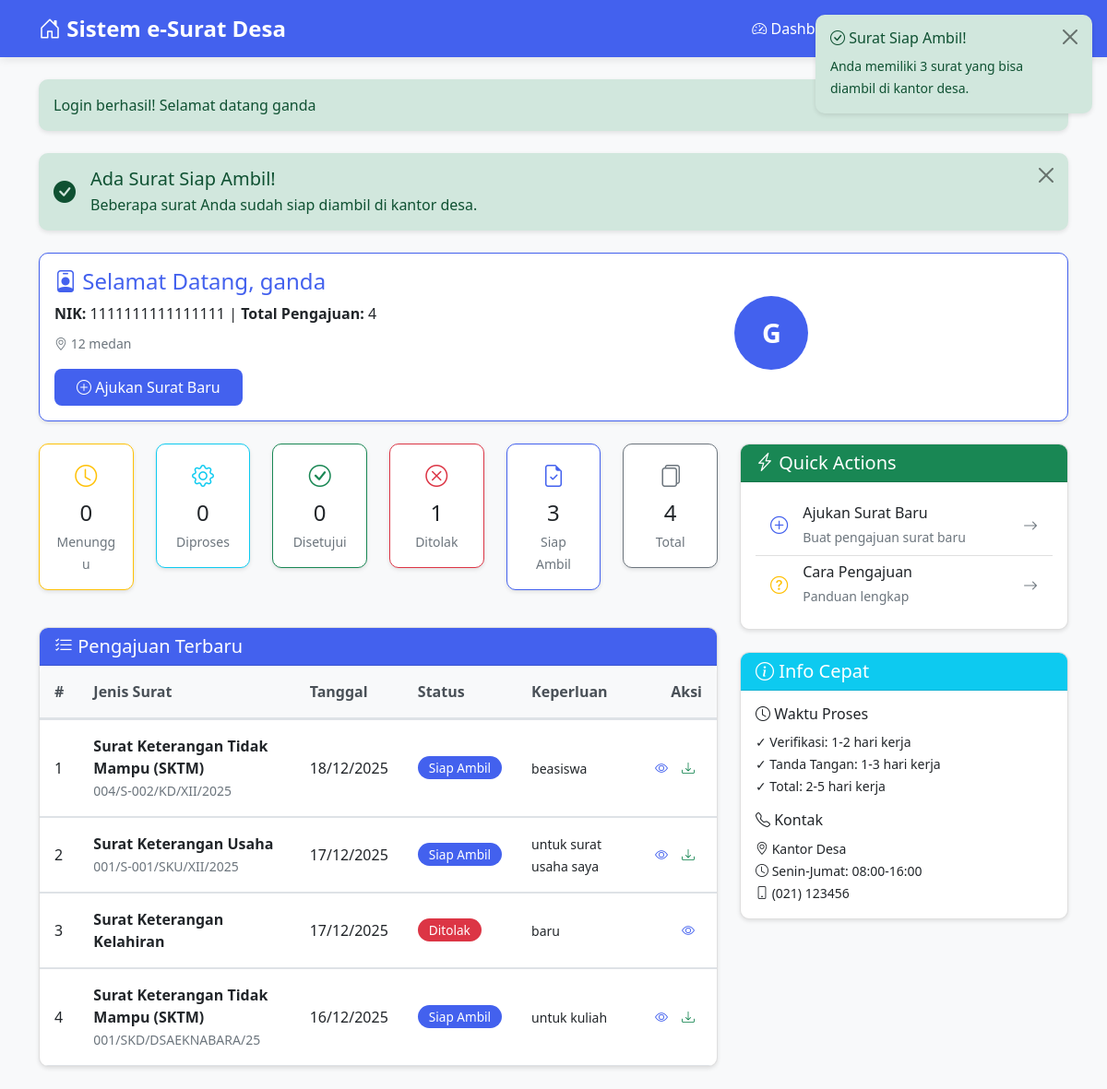
The app's page /penduduk/dashboard.php (signed in) with its own data.
### tables this page shows
CREATE TABLE `penduduk` (
  `id` int(11) NOT NULL,
  `nik` varchar(20) NOT NULL,
  `nama` varchar(100) NOT NULL,
  `tempat_lahir` varchar(50) NOT NULL,
  `tanggal_lahir` date NOT NULL,
  `alamat` text NOT NULL,
  `no_telp` varchar(15) DEFAULT NULL,
  `password` varchar(255) NOT NULL,
  `created_at` timestamp NOT NULL DEFAULT current_timestamp()
);

CREATE TABLE `pengajuan_surat` (
  `id` int(11) NOT NULL,
  `penduduk_id` int(11) NOT NULL,
  `jenis_surat_id` int(11) NOT NULL,
  `keperluan` text NOT NULL,
  `berkas_pendukung` varchar(255) DEFAULT NULL,
  `status` enum('menunggu','diproses','disetujui','ditolak','siap_ambil') DEFAULT 'menunggu',
  `catatan_admin` text DEFAULT NULL,
  `nomor_surat` varchar(50) DEFAULT NULL,
  `tanggal_pengajuan` timestamp NOT NULL DEFAULT current_timestamp(),
  `tanggal_verifikasi` timestamp NULL DEFAULT NULL,
  `tanggal_ttd` timestamp NULL DEFAULT NULL
);

CREATE TABLE `jenis_surat` (
  `id` int(11) NOT NULL,
  `kode_surat` varchar(10) NOT NULL,
  `nama_surat` varchar(100) NOT NULL,
  `template` text DEFAULT NULL,
  `created_at` timestamp NOT NULL DEFAULT current_timestamp()
);

### penduduk/dashboard.php (the view, shortened to what the rows shown need)
<?php
require_once '../config.php';
$user_id = $_SESSION['user_id'];
$stmt = $pdo->prepare("SELECT * FROM penduduk WHERE id = ?");
$stmt->execute([$user_id]);
$penduduk = $stmt->fetch(PDO::FETCH_ASSOC);
$stmt = $pdo->prepare("SELECT COUNT(*) as total FROM pengajuan_surat WHERE penduduk_id = ?");
$stmt->execute([$user_id]);
$total_pengajuan = $stmt->fetch(PDO::FETCH_ASSOC)['total'];
$stmt = $pdo->prepare("
    SELECT p.*, j.nama_surat, j.kode_surat
    FROM pengajuan_surat p
    JOIN jenis_surat j ON p.jenis_surat_id = j.id
    WHERE penduduk_id = ?
    ORDER BY tanggal_pengajuan DESC
    LIMIT 5
");
$stmt->execute([$user_id]);
$pengajuan_terbaru = $stmt->fetchAll(PDO::FETCH_ASSOC);
?>
<!DOCTYPE html>
<html lang="id">
<head>
    <link href="https://cdn.jsdelivr.net/npm/bootstrap@5.1.3/dist/css/bootstrap.min.css" rel="stylesheet">
    <link rel="stylesheet" href="../style.css">
    <link rel="stylesheet" href="https://cdn.jsdelivr.net/npm/bootstrap-icons@1.8.1/font/bootstrap-icons.css">
</head>
<body>
    <div class="container mt-4">
        <div class="card mb-4 border-primary">
            <div class="card-body">
                <div class="row align-items-center">
                    <div class="col-md-8">
                        <h4 class="card-title text-primary">
                            <i class="bi bi-person-badge"></i> Selamat Datang, <?php echo $penduduk['nama']; ?>
                        </h4>
                        <p class="card-text mb-2">
                            <strong>NIK:</strong> <?php echo $penduduk['nik']; ?> |
                            <strong>Total Pengajuan:</strong> <?php echo $total_pengajuan; ?>
                        </p>
                        <p class="card-text text-muted mb-3">
                            <small><i class="bi bi-geo-alt"></i> <?php echo $penduduk['alamat']; ?></small>
                        </p>
                        <div class="btn-group">
                            <a href="ajukan_surat.php" class="btn btn-primary">
                            </a>
                        </div>
                    </div>
                    <div class="col-md-4 text-center">
                        <div class="position-relative">
                            <div class="avatar-circle bg-primary text-white display-4 mb-2">
                                <?php echo strtoupper(substr($penduduk['nama'], 0, 1)); ?>
                            </div>
                        </div>
                    </div>
                </div>
            </div>
        </div>
        <div class="row">
            <div class="col-lg-8">
                <div class="card mb-4">
                    <div class="card-body p-0">
                        <div class="table-responsive">
                            <table class="table table-hover mb-0">
                                <thead class="table-light">
                                    <tr>
                                        <th>#</th>
                                        <th>Jenis Surat</th>
                                        <th>Tanggal</th>
                                        <th>Status</th>
                                        <th>Keperluan</th>
                                        <th class="text-end">Aksi</th>
                                    </tr>
                                </thead>
                                <tbody>
                                    <?php if (count($pengajuan_terbaru) > 0): ?>
                                        <?php foreach ($pengajuan_terbaru as $index => $row):
                                            $status_badge = [
                                                'menunggu' => 'warning',
                                                'diproses' => 'info',
                                                'disetujui' => 'success',
                                                'ditolak' => 'danger',
                                                'siap_ambil' => 'primary'
                                            ];
                                            $badge_class = $status_badge[$row['status']] ?? 'secondary';
                                            $status_text = ucfirst($row['status']);
                                            if ($row['status'] === 'siap_ambil') $status_text = 'Siap Ambil';
                                        ?>
                                            <tr>
                                                <td><?php echo $index + 1; ?></td>
                                                <td>
                                                    <div>
                                                        <strong><?php echo $row['nama_surat']; ?></strong>
                                                        <?php if ($row['nomor_surat']): ?>
                                                            <br><small class="text-muted"><?php echo $row['nomor_surat']; ?></small>
                                                        <?php endif; ?>
                                                    </div>
                                                </td>
                                                <td><?php echo date('d/m/Y', strtotime($row['tanggal_pengajuan'])); ?></td>
                                                <td>
                                                    <span class="badge bg-<?php echo $badge_class; ?>">
                                                        <?php echo $status_text; ?>
                                                    </span>
                                                </td>
                                                <td>
                                                    <small><?php echo substr($row['keperluan'], 0, 40); ?><?php echo strlen($row['keperluan']) > 40 ? '...' : ''; ?></small>
                                                </td>
                                                <td class="text-end">
                                                    <div class="btn-group btn-group-sm">
                                                        <button type="button" class="btn btn-outline-primary btn-detail"
                                                                data-bs-toggle="modal"
                                                                data-bs-target="#detailModal"
                                                                data-id="<?php echo $row['id']; ?>"
                                                                data-jenis="<?php echo htmlspecialchars($row['nama_surat']); ?>"
                                                                data-kode="<?php echo $row['kode_surat']; ?>"
                                                                data-tanggal="<?php echo date('d/m/Y H:i', strtotime($row['tanggal_pengajuan'])); ?>"
                                                                data-status="<?php echo $row['status']; ?>"
                                                                data-status-class="<?php echo $badge_class; ?>"
                                                                data-keperluan="<?php echo htmlspecialchars($row['keperluan']); ?>"
                                                                data-catatan="<?php echo htmlspecialchars($row['catatan_admin'] ?? ''); ?>"
                                                                data-nomor="<?php echo htmlspecialchars($row['nomor_surat'] ?? ''); ?>"
                                                                data-berkas="<?php echo htmlspecialchars($row['berkas_pendukung'] ?? ''); ?>">
                                                            <i class="bi bi-eye"></i>
                                                        </button>
                                                        <?php if ($row['status'] === 'siap_ambil'): ?>
                                                            <button type="button" class="btn btn-outline-success"
                                                                    onclick="alert('Silahkan ambil surat ini di kantor desa dengan menunjukkan NIK Anda.\\n\\nNomor Surat: ' + '<?php echo $row['nomor_surat'] ?? "Belum ada nomor"; ?>')">
                                                                <i class="bi bi-download"></i>
                                                            </button>
                                                        <?php endif; ?>
                                                    </div>
                                                </td>
                                            </tr>
                                        <?php endforeach; ?>
                                    <?php endif; ?>
                                </tbody>
                            </table>
                        </div>
                    </div>
                </div>
            </div>
</body>
</html>

### records on screen
penduduk: nama "ganda", nik "1111111111111111", alamat "12 medan", nama "G"
pengajuan_surat: jenis_surat.nama_surat "Surat Keterangan Tidak Mampu (SKTM)", nomor_surat "004/S-002/KD/XII/2025", tanggal_pengajuan "18/12/2025", status "Siap Ambil", keperluan "beasiswa"
pengajuan_surat: jenis_surat.nama_surat "Surat Keterangan Usaha", nomor_surat "001/S-001/SKU/XII/2025", tanggal_pengajuan "17/12/2025", status "Siap Ambil", keperluan "untuk surat usaha saya"
pengajuan_surat: jenis_surat.nama_surat "Surat Keterangan Kelahiran", tanggal_pengajuan "17/12/2025", status "Ditolak", keperluan "baru"
pengajuan_surat: jenis_surat.nama_surat "Surat Keterangan Tidak Mampu (SKTM)", nomor_surat "001/SKD/DSAEKNABARA/25", tanggal_pengajuan "16/12/2025", status "Siap Ambil", keperluan "untuk kuliah"

### other values on screen
$site_name "Sistem e-Surat Desa"
$message "Login berhasil! Selamat datang ganda"
$total_pengajuan "4"
$stats['menunggu'] "0"
$stats['diproses'] "0"
$stats['disetujui'] "0"
$stats['ditolak'] "1"
$stats['siap_ambil'] "3"
